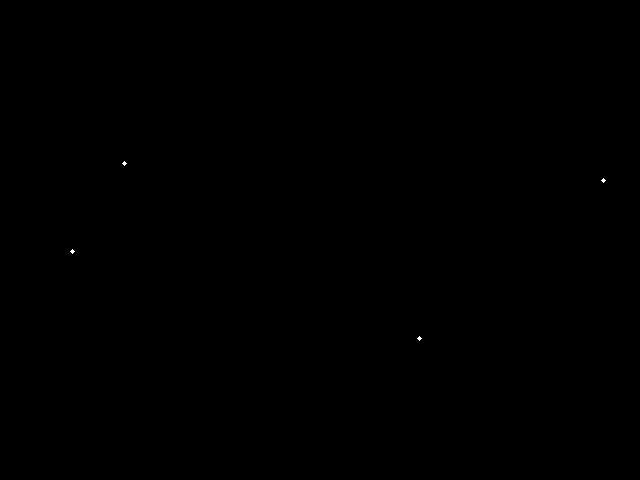
#> input picture src/fpga/DE10_NANO_D8M_RTL/kevin/img/test_point_00.jpg, 640 x 480 px, found by its file name; its folder holds only this picture in this run
$ python draw_image.py
#> lines starting #> are read from the running program, lines starting #| are printed output that depends on the picture; after the words box and inside, x2 and y2 are one past the last pixel; in counts of white or black regions, pixels touching at a corner belong together


import cv2
import numpy as np

for j in range(4):
    img = cv2.imread('src/fpga/DE10_NANO_D8M_RTL/kevin/img/' + 'test_point_' + "{0:0=2d}".format(j)+ '.jpg', cv2.IMREAD_GRAYSCALE)
#> img is the input picture: shape (480, 640); min 0, max 255, mean 0

    gray_image = img
    ret, thresh = cv2.threshold(gray_image, 24, 255, 0)
#> thresh: shape (480, 640); 0.02% white in thin lines or dots, all inside (x1, y1, x2, y2) = (70, 161, 606, 341)

    contours, hierarchy = cv2.findContours(thresh, cv2.RETR_TREE, cv2.CHAIN_APPROX_SIMPLE)
#> contours = 4 contours, all with area under 20
    cv2.drawContours(img, contours, -1, (255, 0, 0), 1)
#> img: shape (480, 640); 0.01% of pixels changed, all inside (x1, y1, x2, y2) = (70, 161, 604, 340)

    points = np.zeros((4, 1, 2), np.int32)
    i = 0

    for c in contours:
		# calculate moments for each contour
        M = cv2.moments(c)
        cX = int(M["m10"] / M["m00"])
        cY = int(M["m01"] / M["m00"])

		# kevin save point
        point = np.array([cX, cY], np.int32)
        points[i][0] = point
        i += 1

        cv2.line(img, tuple((cX-10, cY-10)), tuple((cX+10, cY+10)), (255, 255, 255), 2)
        cv2.line(img, tuple((cX-10, cY+10)), tuple((cX+10, cY-10)), (255, 255, 255), 2)
#> this loop made 4 passes
#> (c, cX, cY) on passes 1 to 4: ([[419, 336], [417, 338], [419, 340], [421, 338]], 419, 338), ([[72, 249], [70, 251], [72, 253], [74, 251]], 72, 251), ([[603, 178], [601, 180], [603, 182], [605, 180]], 603, 180), ([[124, 161], [122, 163], [124, 165], [126, 163]], 124, 163)
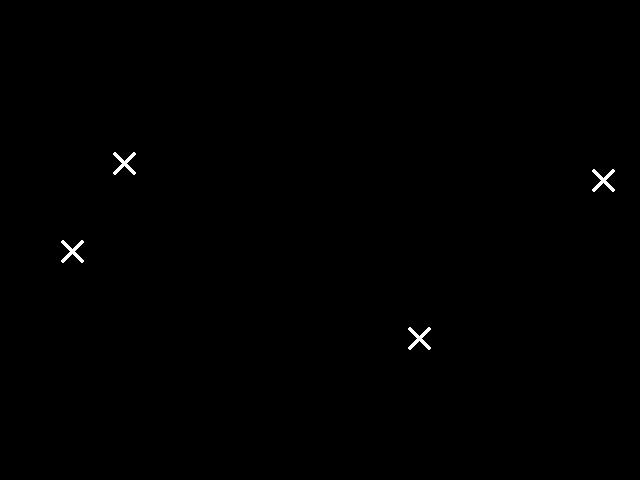
#> img: shape (480, 640); min 0, max 255, mean 0.7
#> after the loop, i = 4; points = [[419, 338], [72, 251], [603, 180], [124, 163]]

    cv2.imwrite("src/fpga/DE10_NANO_D8M_RTL/kevin/img/" + 'mark_point_' + "{0:0=2d}".format(j)+ '.jpg', img)
    cv2.imshow('img',img)
    cv2.waitKey(0)

cv2.destroyAllWindows()
